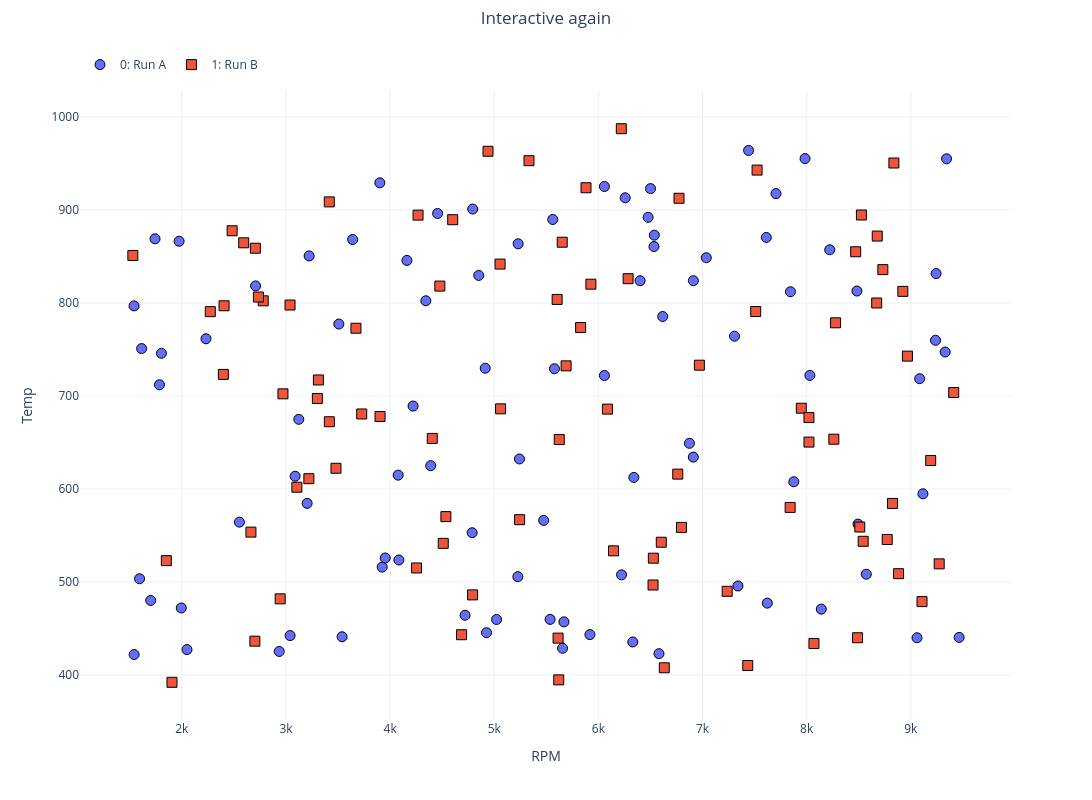

Source (notebook cell):
### Markdown cell above
## 7. Turn it back off

Pass `False` to return to interactive figures at any time.

### Code cell
nb.set_static_images(False)
nb.suptitle = "Interactive again"
back = nb.plot(x="RPM", y="Temp")
print("return type:", type(back).__name__)
back
